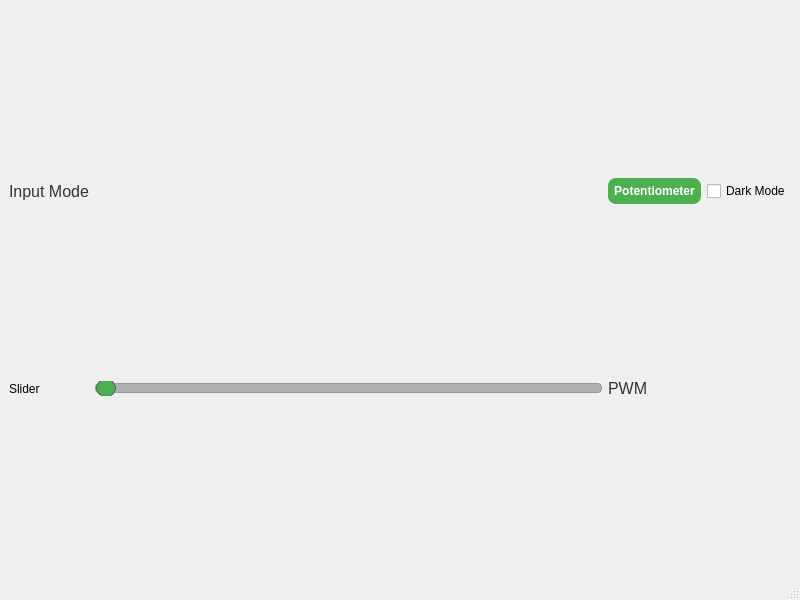
<?xml version="1.0" encoding="UTF-8"?>
<ui version="4.0">
 <class>MainWindow</class>
 <widget class="QMainWindow" name="MainWindow">
  <property name="geometry">
   <rect>
    <x>0</x>
    <y>0</y>
    <width>800</width>
    <height>600</height>
   </rect>
  </property>
  <property name="windowTitle">
   <string>MainWindow</string>
  </property>
  <widget class="QWidget" name="centralwidget">
   <layout class="QGridLayout" name="gridLayout">
    <item row="4" column="4">
     <widget class="QLabel" name="labelPotValue">
      <property name="styleSheet">
       <string notr="true">QLabel {
    color: #333333;  /* dark gray */
    font-size: 16px;
    font-family: Arial, sans-serif;
}</string>
      </property>
      <property name="text">
       <string>PWM</string>
      </property>
     </widget>
    </item>
    <item row="4" column="3">
     <widget class="QSlider" name="horizontalSlider">
      <property name="styleSheet">
       <string notr="true">QSlider::groove:horizontal {
    border: 1px solid #999999;
    height: 8px;
    background: #b0b0b0;
    border-radius: 4px;
}

/* Style for QSlider handle */
QSlider::handle:horizontal {
    background: #4CAF50;
    border: 1px solid #5c5c5c;
    width: 18px;
    margin: -5px 0;
    border-radius: 9px;
}</string>
      </property>
      <property name="orientation">
       <enum>Qt::Horizontal</enum>
      </property>
     </widget>
    </item>
    <item row="3" column="4">
     <widget class="QPushButton" name="pushButtonToggle">
      <property name="styleSheet">
       <string notr="true">QPushButton {
    background-color: #4CAF50;  /* green */
    color: white;
    border-radius: 8px;
    padding: 6px;
    font-weight: bold;
}
QPushButton:hover {
    background-color: #45a049;  /* darker green on hover */
}</string>
      </property>
      <property name="text">
       <string>Potentiometer</string>
      </property>
     </widget>
    </item>
    <item row="3" column="5">
     <widget class="QCheckBox" name="darkModeCheckBox">
      <property name="text">
       <string>Dark Mode</string>
      </property>
     </widget>
    </item>
    <item row="4" column="0">
     <widget class="QLabel" name="label">
      <property name="text">
       <string>Slider</string>
      </property>
     </widget>
    </item>
    <item row="3" column="0">
     <widget class="QLabel" name="labelStatus">
      <property name="styleSheet">
       <string notr="true">QLabel {
    color: #333333;  /* dark gray */
    font-size: 16px;
    font-family: Arial, sans-serif;
}</string>
      </property>
      <property name="text">
       <string>Input Mode</string>
      </property>
     </widget>
    </item>
   </layout>
  </widget>
  <widget class="QMenuBar" name="menubar">
   <property name="geometry">
    <rect>
     <x>0</x>
     <y>0</y>
     <width>800</width>
     <height>22</height>
    </rect>
   </property>
  </widget>
  <widget class="QStatusBar" name="statusbar"/>
 </widget>
 <resources/>
 <connections/>
</ui>
